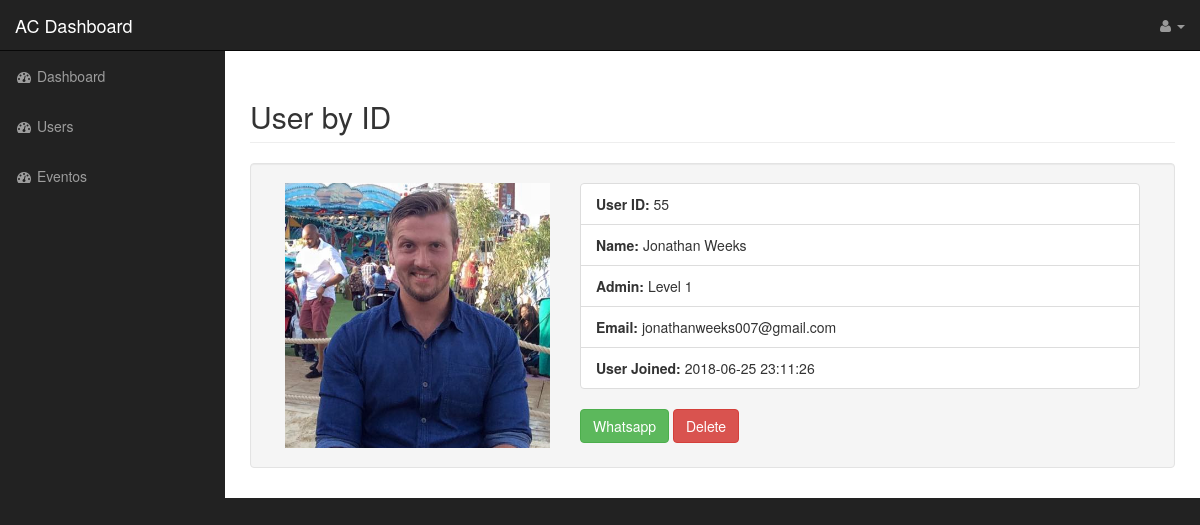
Screenshot of /Admin_controller/user_view/55 with the database file from the repository.
### tables this page shows
CREATE TABLE `users` (
  `user_id` int(11) NOT NULL,
  `user_is_admin` int(1) NOT NULL,
  `user_firstname` varchar(255) NOT NULL,
  `user_lastname` varchar(255) NOT NULL,
  `user_email` varchar(255) NOT NULL,
  `user_phone` bigint(15) NOT NULL,
  `user_image_cropped` text NOT NULL,
  `user_facebook` varchar(255) NOT NULL,
  `user_twitter` varchar(255) NOT NULL,
  `user_profile_or_business` int(11) NOT NULL,
  `user_business_name` varchar(255) NOT NULL,
  `user_business_position` text NOT NULL,
  `user_business_description` text NOT NULL,
  `user_business_website` varchar(255) NOT NULL,
  `user_business_email` varchar(255) NOT NULL,
  `user_business_facebook` text NOT NULL,
  `user_business_twitter` text NOT NULL,
  `user_password` varchar(255) NOT NULL,
  `user_timestamp` datetime NOT NULL DEFAULT CURRENT_TIMESTAMP ON UPDATE CURRENT_TIMESTAMP
);

### application/controllers/Admin_controller.php (called while the page is built, shortened)
<?php defined('BASEPATH') OR exit('No direct script access allowed');
class Admin_controller extends CI_Controller {
	public function __construct(){
		$this->load->model('Eventos_model');
		$this->load->model('Products_model');
		$this->load->model('User_model');
		$this->load->library('pagination');
	}
	public function user_view($user_id){
		$data['users_by_id'] = $this->User_model->get_by_id($user_id);
		$this->load->view('admin/user_view', $data);
	}
}

### index.php (called while the page is built, shortened)
<?php
require_once BASEPATH.'core/CodeIgniter.php';

### application/models/User_model.php (called while the page is built, shortened)
<?php
class User_model extends CI_Model {
    private $users_table = "users";
    public function get_by_id($id) {
      $query = $this->db->query("SELECT * FROM $this->users_table WHERE user_id = '$id'");
      return $query->result_array();
    }
}

### application/views/admin/user_view.php (the view, shortened to what this page needs)
<div class="row">
    <div class="col-lg-12">
        <h2 class="page-header">
            User by ID
        </h2>
    </div>
</div>
<?php foreach ($users_by_id as $user_by_id) { ?>
    <div class="well">
        <div class="media">
            <div class="col-md-4">
                <img class="img-responsive" src="<?php echo base_url('assets/cropped_img/') . $user_by_id['user_image_cropped']; ?>">
            </div>
            <div class="col-md-8">
      		      <div class="media-body">
                    <ul class="list-group">
                        <li class="list-group-item"><b>User ID:</b> <?php echo $user_by_id['user_id']; ?></li>
                        <li class="list-group-item"><b>Name:</b> <?php echo $user_by_id['user_firstname'] . " " . $user_by_id['user_lastname']; ?></li>
                        <li class="list-group-item"><b>Admin:</b> <?php if($user_by_id['user_is_admin'] == 1) { echo "Level 1"; } else { echo "No"; }; ?></li>
                        <li class="list-group-item"><b>Email:</b> <?php echo $user_by_id['user_email']; ?></li>
                        <li class="list-group-item"><b>User Joined:</b> <?php echo $user_by_id['user_timestamp']; ?></li>
                    </ul>
                    <button type="button" class="btn btn-success" data-toggle="modal" data-target="#whatsappModal<?php echo $user_by_id['user_id']; ?>">Whatsapp</button>
                    <a href="<?php echo base_url('Admin_controller/delete_by_id/') . $user_by_id['user_id']; ?>" class="btn btn-danger delete-alert">Delete</a>
                </div>
            </div>
        </div>
    </div>
<?php } ?>

### assets/admin/css/sb-admin.css (style rules this page uses)
body { margin-top: 100px; background-color: #222; }
@media (min-width:768px) { body { margin-top: 50px; } }

### rows the page displays
users: user_image_cropped (picture), user_id "55", user_firstname "Jonathan", user_lastname "Weeks", user_is_admin "Level 1", user_email "jonathanweeks007@gmail.com", user_timestamp "2018-06-25 23:11:26"
